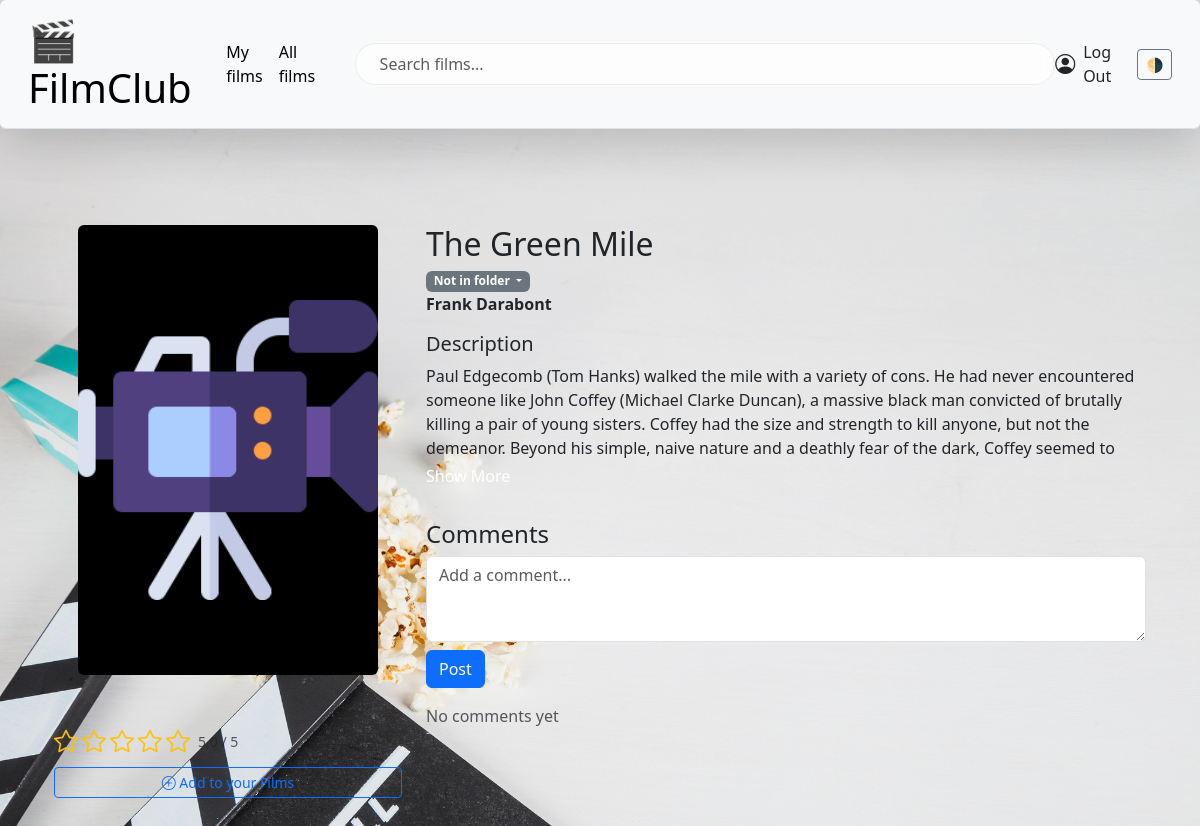
Page /films/8/ (signed in) on the earlier database version.
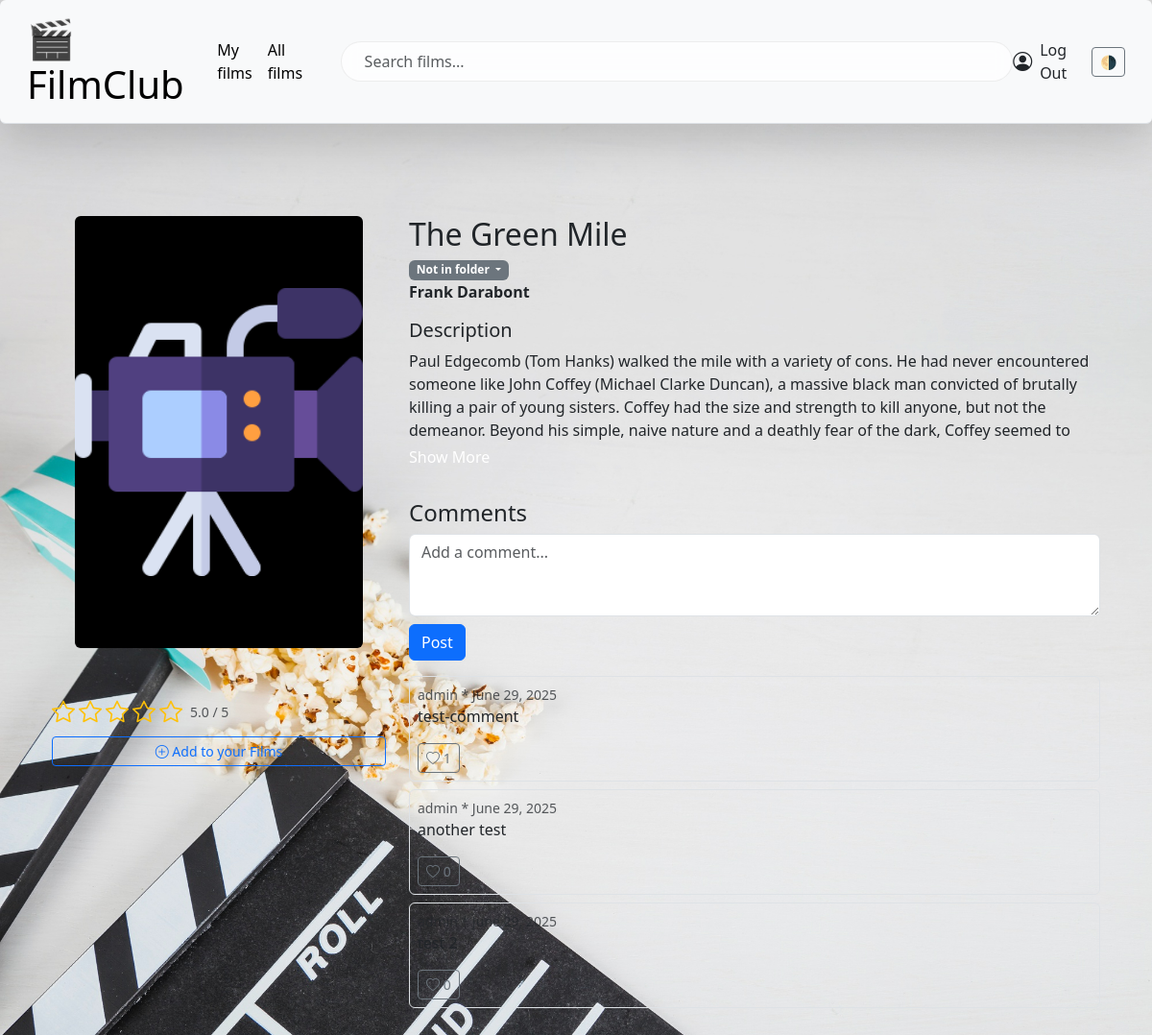
Same page on the later database version.
### films/models/coments.py (models this page shows, shortened)
class Comment(
    CreatedAtMixin,
    models.Model
):
    film = models.ForeignKey(
        "films.Film",
        on_delete=models.CASCADE,
        related_name="comments",
        null=False,
    )
    user = models.ForeignKey(
        User,
        on_delete=models.SET_NULL,
        null=True,
    )
    author = models.ForeignKey(
        User,
        on_delete=models.CASCADE,
        related_name="my_comments",
        null=True,
        blank=True
    )
    content = models.TextField()
    tagged_user=models.ManyToManyField(
        User,
        related_name="tagged_in_comments",
        blank=True,
    )
    class Meta:
        db_table = "comments"
    @property
    def likes_count(self) -> int:
        return self.likes.count()

### films/views.py (the view)
# urls.py: path("films/<int:film_id>/", views.film_details, name="film_details"),
@login_required
def film_details(request, film_id):
    film = get_object_or_404(Film, pk=film_id)
    rating_range = range(1, 6)
    user_folder = None
    if request.user.is_authenticated:
        user_folder = MovieFolder.objects.filter(user=request.user, film=film).first()
    return shortcuts.render(
        request,
        "film_details.html",
        {"film": film,
         "user_folder": user_folder,
         "rating_range": rating_range,
         }
    )

### films/models/film.py (called while the page is built)
    def get_queryset(self):
        return FilmQuerySet(self.model, using=self._db)

### films/templates/film_details.html (shortened to what this page needs)
{% extends "base.html" %}
{% block content %}
<div class="container py-5">
  <div class="row">
    <div class="col-md-4 text-center">
      <img src="{{ film.cover_url }}"
           alt="{{ film.title }}"
           width="300" height="450"
           class="rounded-2 d-block mx-auto mb-5"
           style="object-fit: contain; border-radius: 8px; background-color: #000;"
           onerror="this.onerror=null; this.src='/static/images/video-camera.png'" />
      <div id="rating-container">
        {% include "films/partials/rating.html" %}
      </div>
      <div id="folder-action-{{ film.id }}">
        {% include "films/partials/folder_button.html" with film=film user_folder=user_folder %}
      </div>
    </div>
    <div class="col-md-8">
      <h2 class="mb-1">{{ film.title }}</h2>
      <div id="status-badge-{{ film.id }}">
        {% include "films/partials/status_badge.html" with user_folder=user_folder %}
      </div>
      <p><strong>{{ film.director }}</strong></p>
      {% if film.description %}
        <h5 class="mb-2">Description</h5>
        <div id="description" class="text-body-mb2">
          {{ film.description|linebreaks }}
        </div>
        <button class="btn btn-link p-0 mt-1 mb-2" id="toggle-description">Show More</button>
      {% endif %}
      {% load static %}
      <div id="comment-section" class="mt-4">
        <h4>Comments</h4>
        {% if user.is_authenticated %}
          <form id="comment-form"
                hx-post="{% url 'add_comment' film.id %}"
                hx-target="#comments-list"
                hx-swap="outerHTML"
                hx-on::after-request="this.reset()"
                class="mb-3">
            <textarea name="content" rows="3" class="form-control" placeholder="Add a comment..."></textarea>
            <button type="submit" class="btn btn-primary mt-2">Post</button>
          </form>
        {% else %}
          <p>
            <a href="{% url 'login' %}" class="text-decoration-underline text-dark">Log In</a> or
            <a href="{% url 'signup' %}" class="text-decoration-underline text-dark">Sign Up</a> to Comment
          </p>
        {% endif %}
        <div id="comments-list">
          {% include "films/partials/comments_list.html" with comments=film.comments.all %}
        </div>
      </div>
    </div>
  </div>
</div>
{% endblock %}

### films/templates/films/partials/rating.html (shortened to what this page needs)
<div id="rating-container">
  {% if user.is_authenticated %}
    <div class="d-flex align-items-center gap-2">
      <div class="star-rating d-flex align-items-center gap-1">
        {% with movie_folder.rating|default:0 as current_rating %}
          {% for i in rating_range %}
            <form
              hx-post="{% url 'rate_film' film.id %}"
              hx-target="#rating-container"
              hx-swap="outerHTML"
              method="POST"
              class="m-0 p-0 d-inline"
            >
              <button
                type="submit"
                name="rating"
                value="{{ i }}"
                class="btn p-0 border-0 bg-transparent"
                aria-label="Rate {{ i }}"
              >
                {% if current_rating|add:0 >= i %}
                  <i class="bi bi-star-fill text-warning fs-4"></i>
                {% else %}
                  <i class="bi bi-star text-warning fs-4"></i>
                {% endif %}
              </button>
            </form>
          {% endfor %}
        {% endwith %}
      </div>
      {% if film.average_rating %}
        <span class="text-muted small">
          {{ film.average_rating|floatformat:1 }} / 5
        </span>
      {% else %}
        <span class="text-muted small">Not rated yet! Be first!</span>
      {% endif %}
    </div>
  {% else %}
    <p class="text-muted small">Log in to rate this film</p>
  {% endif %}
</div>

### films/templates/films/partials/comments_list.html (shortened to what this page needs)
{% if comments %}
  {% for comment in comments %}
    <div class="mb-2 p-2 border rounded text-body">
      <div class="small text-muted">
        {% if comment.author %}
          {{ comment.author.username }} * {{ comment.created_at|date }}
        {% else %}
          [deleted user] * {{ comment.created_at|date }}
        {% endif %}
      </div>
      {% if comment.content %}
        {% if comment.content|length > 100 %}
          <p id="comment-snippet-{{ comment.id }}">
            {{ comment.content|truncatechars:100 }}...
            <a href="#" class="text-primary" onclick="toggleComment({{ comment.id }}); return false;">Show More</a>
          </p>
          <p id="comment-full-{{ comment.id }}" class="d-none">
            {{ comment.content|linebreaks }}
            <a href="#" class="text-primary" onclick="toggleComment({{ comment.id }}); return false;">Show Less</a>
          </p>
        {% else %}
          <p class="mb-0">{{ comment.content|linebreaks }}</p>
        {% endif %}
      {% else %}
        <p class="text-muted small fst-italic">No content</p>
      {% endif %}
      <div class="mt-1 d-flex justify-content-between align-items-center">
        {% if user.is_authenticated %}
          {% include "films/partials/like_button.html" %}
        {% else %}
          <span class="small text-muted">
            <i class="bi bi-heart"></i> {{ comment.likes_count }}
          </span>
        {% endif %}
      </div>
    </div>
  {% endfor %}
{% else %}
  <p class="text-muted">No comments yet</p>
{% endif %}

### films/templates/films/partials/like_button.html (shortened to what this page needs)
<form
    hx-post="{% url 'toggle_comment_like' comment.id %}"
    hx-target="#like-btn-{{ comment.id }}"
    hx-swap="outerHTML"
>
    <button
        class="btn btn-sm btn-outline-secondary"
        id="like-btn-{{ comment.id }}"
        type="submit"
    >
        {% if liked %}
            <i class="bi bi-heart-fill"></i> {{ comment.likes_count }}
        {% else %}
            <i class="bi bi-heart"></i> {{ comment.likes_count }}
        {% endif %}
    </button>
</form>

Differences in the rows shown:
added Comment: author.username "admin", created_at "June 29, 2025", content "test-comment", likes_count "1"
added Comment: author.username "admin", created_at "June 29, 2025", content "another test", likes_count "0"
added Comment: author.username "admin", created_at "June 29, 2025", content "test 2", likes_count "0"
Other differences:
text no longer shown: "No comments yet"
